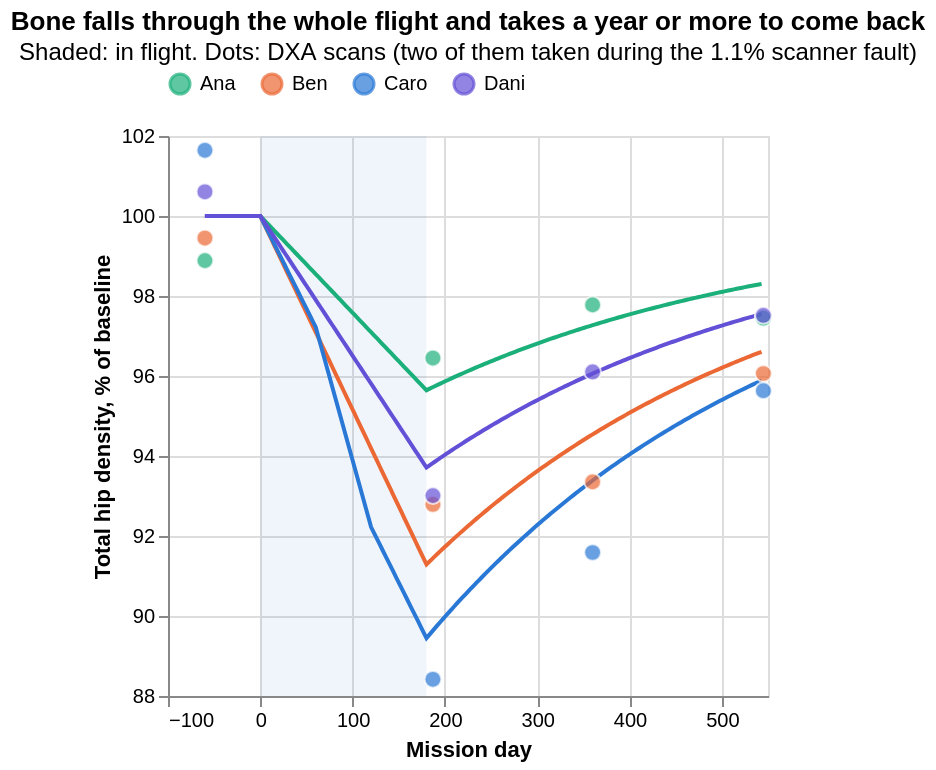

This figure's notebook cell:
### Code cell
hip_true = pd.DataFrame([{"crew_id": c.id, "day": d, "pct": 100 + c.change("hip_bmd", d)}
                         for c in mission.crew for d in np.arange(-60, 546, 3.0)])
hip["pct"] = 100 * hip.value / hip.groupby("crew_id").true_value.transform("first")
l = alt.Chart(hip_true).mark_line(strokeWidth=2).encode(
    x=alt.X("day:Q", title="Mission day"), y=alt.Y("pct:Q", title="Total hip density, % of baseline", scale=alt.Scale(zero=False)),
    color=alt.Color("crew_id:N", scale=CREW, title=None, legend=alt.Legend(orient="top")))
p = alt.Chart(hip).mark_circle(size=70, stroke=SURFACE, strokeWidth=1).encode(
    x="mission_day:Q", y="pct:Q", color=alt.Color("crew_id:N", scale=CREW),
    tooltip=["crew_id", "day_label", "value", alt.Tooltip("true_value:Q", format=".3f"), "faults"])
flight = alt.Chart(pd.DataFrame({"a": [0], "b": [180]})).mark_rect(opacity=0.07, color=BLUE).encode(x="a:Q", x2="b:Q")
(flight + l + p).properties(width="container", height=280,
    title=alt.Title("Bone falls through the whole flight and takes a year or more to come back",
                    subtitle="Shaded: in flight. Dots: DXA scans (two of them taken during the 1.1% scanner fault)"))

### Figure 1 — Vega-Lite specification as saved in the notebook (floating-point values rounded to 4 significant figures; data arrays with more than 128 entries replaced by an {"elided": "..."} marker saying what was removed)
{"$schema": "https://vega.github.io/schema/vega-lite/v5.20.1.json", "config": {"view": {"continuousHeight": 300, "continuousWidth": 300}}, "datasets": {"data-337d95aae1d4b17d83480c37791318c9": [{"a": 0, "b": 180}], "data-5a979488efeeb95c32cc06d102f67ccb": {"elided": "808 records"}, "data-e78db913d2e4eba427d8a05c979719d4": [{"adherence": 1.0, "crew_id": "Ana", "day_label": "L-60", "device": "DXA scanner (Hologic Discovery-type)", "events": "", "extrapolated": false, "faults": "", "gravity_g": 1.0, "instrument": "dxa", "label": "Total hip bone density", "measure": "hip_bmd", "mission_day": -60.0, "model_version": "0.1.0", "muscle_keys": "", "pct": 98.88, "phase": "preflight", "quality": "ok", "region": "Hip", "responder": "z=0", "side": null, "synthetic": true, "timestamp": "2026-12-31T12:00:00Z", "true_change_pct": 0.0, "true_value": 0.9031, "unit": "g/cm²", "value": 0.893}, {"adherence": 0.0, "crew_id": "Ben", "day_label": "L-60", "device": "DXA scanner (Hologic Discovery-type)", "events": "", "extrapolated": false, "faults": "", "gravity_g": 1.0, "instrument": "dxa", "label": "Total hip bone density", "measure": "hip_bmd", "mission_day": -60.0, "model_version": "0.1.0", "muscle_keys": "", "pct": 99.45, "phase": "preflight", "quality": "ok", "region": "Hip", "responder": "z=0", "side": null, "synthetic": true, "timestamp": "2026-12-31T12:00:00Z", "true_change_pct": 0.0, "true_value": 0.8859, "unit": "g/cm²", "value": 0.881}, {"adherence": 1.0, "crew_id": "Caro", "day_label": "L-60", "device": "DXA scanner (Hologic Discovery-type)", "events": "", "extrapolated": false, "faults": "", "gravity_g": 1.0, "instrument": "dxa", "label": "Total hip bone density", "measure": "hip_bmd", "mission_day": -60.0, "model_version": "0.1.0", "muscle_keys": "", "pct": 101.6, "phase": "preflight", "quality": "ok", "region": "Hip", "responder": "typical", "side": null, "synthetic": true, "timestamp": "2026-12-31T12:00:00Z", "true_change_pct": 0.0, "true_value": 0.915, "unit": "g/cm²", "value": 0.93}, {"adherence": 1.0, "crew_id": "Dani", "day_label": "L-60", "device": "DXA scanner (Hologic Discovery-type)", "events": "", "extrapolated": false, "faults": "", "gravity_g": 1.0, "instrument": "dxa", "label": "Total hip bone density", "measure": "hip_bmd", "mission_day": -60.0, "model_version": "0.1.0", "muscle_keys": "", "pct": 100.6, "phase": "preflight", "quality": "ok", "region": "Hip", "responder": "fast", "side": null, "synthetic": true, "timestamp": "2026-12-31T12:00:00Z", "true_change_pct": 0.0, "true_value": 1.132, "unit": "g/cm²", "value": 1.139}, {"adherence": 1.0, "crew_id": "Ana", "day_label": "R+7", "device": "DXA scanner (Hologic Discovery-type)", "events": "", "extrapolated": true, "faults": "", "gravity_g": 1.0, "instrument": "dxa", "label": "Total hip bone density", "measure": "hip_bmd", "mission_day": 187.0, "model_version": "0.1.0", "muscle_keys": "", "pct": 96.45, "phase": "postflight", "quality": "ok", "region": "Hip", "responder": "z=0", "side": null, "synthetic": true, "timestamp": "2027-09-04T12:00:00Z", "true_change_pct": -4.278, "true_value": 0.8644, "unit": "g/cm²", "value": 0.871}, {"adherence": 0.0, "crew_id": "Ben", "day_label": "R+7", "device": "DXA scanner (Hologic Discovery-type)", "events": "", "extrapolated": true, "faults": "", "gravity_g": 1.0, "instrument": "dxa", "label": "Total hip bone density", "measure": "hip_bmd", "mission_day": 187.0, "model_version": "0.1.0", "muscle_keys": "", "pct": 92.79, "phase": "postflight", "quality": "ok", "region": "Hip", "responder": "z=0", "side": null, "synthetic": true, "timestamp": "2027-09-04T12:00:00Z", "true_change_pct": -8.555, "true_value": 0.8101, "unit": "g/cm²", "value": 0.822}, {"adherence": 1.0, "crew_id": "Caro", "day_label": "R+7", "device": "DXA scanner (Hologic Discovery-type)", "events": "", "extrapolated": true, "faults": "", "gravity_g": 1.0, "instrument": "dxa", "label": "Total hip bone density", "measure": "hip_bmd", "mission_day": 187.0, "model_version": "0.1.0", "muscle_keys": "", "pct": 88.42, "phase": "postflight", "quality": "ok", "region": "Hip", "responder": "typical", "side": null, "synthetic": true, "timestamp": "2027-09-04T12:00:00Z", "true_change_pct": -10.36, "true_value": 0.8202, "unit": "g/cm²", "value": 0.809}, {"adherence": 1.0, "crew_id": "Dani", "day_label": "R+7", "device": "DXA scanner (Hologic Discovery-type)", "events": "", "extrapolated": true, "faults": "", "gravity_g": 1.0, "instrument": "dxa", "label": "Total hip bone density", "measure": "hip_bmd", "mission_day": 187.0, "model_version": "0.1.0", "muscle_keys": "", "pct": 93.01, "phase": "postflight", "quality": "ok", "region": "Hip", "responder": "fast", "side": null, "synthetic": true, "timestamp": "2027-09-04T12:00:00Z", "true_change_pct": -6.175, "true_value": 1.062, "unit": "g/cm²", "value": 1.053}, {"adherence": 1.0, "crew_id": "Ana", "day_label": "R+180", "device": "DXA scanner (Hologic Discovery-type)", "events": "", "extrapolated": true, "faults": "offset -1.1%", "gravity_g": 1.0, "instrument": "dxa", "label": "Total hip bone density", "measure": "hip_bmd", "mission_day": 360.0, "model_version": "0.1.0", "muscle_keys": "", "pct": 97.78, "phase": "postflight", "quality": "ok", "region": "Hip", "responder": "z=0", "side": null, "synthetic": true, "timestamp": "2028-02-24T12:00:00Z", "true_change_pct": -2.73, "true_value": 0.8784, "unit": "g/cm²", "value": 0.883}, {"adherence": 0.0, "crew_id": "Ben", "day_label": "R+180", "device": "DXA scanner (Hologic Discovery-type)", "events": "", "extrapolated": true, "faults": "offset -1.1%", "gravity_g": 1.0, "instrument": "dxa", "label": "Total hip bone density", "measure": "hip_bmd", "mission_day": 360.0, "model_version": "0.1.0", "muscle_keys": "", "pct": 93.35, "phase": "postflight", "quality": "ok", "region": "Hip", "responder": "z=0", "side": null, "synthetic": true, "timestamp": "2028-02-24T12:00:00Z", "true_change_pct": -5.459, "true_value": 0.8375, "unit": "g/cm²", "value": 0.827}, {"adherence": 1.0, "crew_id": "Caro", "day_label": "R+180", "device": "DXA scanner (Hologic Discovery-type)", "events": "", "extrapolated": true, "faults": "offset -1.1%", "gravity_g": 1.0, "instrument": "dxa", "label": "Total hip bone density", "measure": "hip_bmd", "mission_day": 360.0, "model_version": "0.1.0", "muscle_keys": "", "pct": 91.59, "phase": "postflight", "quality": "ok", "region": "Hip", "responder": "typical", "side": null, "synthetic": true, "timestamp": "2028-02-24T12:00:00Z", "true_change_pct": -6.613, "true_value": 0.8545, "unit": "g/cm²", "value": 0.838}, {"adherence": 1.0, "crew_id": "Dani", "day_label": "R+180", "device": "DXA scanner (Hologic Discovery-type)", "events": "", "extrapolated": true, "faults": "offset -1.1%", "gravity_g": 1.0, "instrument": "dxa", "label": "Total hip bone density", "measure": "hip_bmd", "mission_day": 360.0, "model_version": "0.1.0", "muscle_keys": "", "pct": 96.1, "phase": "postflight", "quality": "ok", "region": "Hip", "responder": "fast", "side": null, "synthetic": true, "timestamp": "2028-02-24T12:00:00Z", "true_change_pct": -3.941, "true_value": 1.088, "unit": "g/cm²", "value": 1.088}, {"adherence": 1.0, "crew_id": "Ana", "day_label": "R+365", "device": "DXA scanner (Hologic Discovery-type)", "events": "", "extrapolated": true, "faults": "", "gravity_g": 1.0, "instrument": "dxa", "label": "Total hip bone density", "measure": "hip_bmd", "mission_day": 545.0, "model_version": "0.1.0", "muscle_keys": "", "pct": 97.45, "phase": "postflight", "quality": "ok", "region": "Hip", "responder": "z=0", "side": null, "synthetic": true, "timestamp": "2028-08-27T12:00:00Z", "true_change_pct": -1.688, "true_value": 0.8878, "unit": "g/cm²", "value": 0.88}, {"adherence": 0.0, "crew_id": "Ben", "day_label": "R+365", "device": "DXA scanner (Hologic Discovery-type)", "events": "", "extrapolated": true, "faults": "", "gravity_g": 1.0, "instrument": "dxa", "label": "Total hip bone density", "measure": "hip_bmd", "mission_day": 545.0, "model_version": "0.1.0", "muscle_keys": "", "pct": 96.06, "phase": "postflight", "quality": "ok", "region": "Hip", "responder": "z=0", "side": null, "synthetic": true, "timestamp": "2028-08-27T12:00:00Z", "true_change_pct": -3.377, "true_value": 0.856, "unit": "g/cm²", "value": 0.851}, {"adherence": 1.0, "crew_id": "Caro", "day_label": "R+365", "device": "DXA scanner (Hologic Discovery-type)", "events": "", "extrapolated": true, "faults": "", "gravity_g": 1.0, "instrument": "dxa", "label": "Total hip bone density", "measure": "hip_bmd", "mission_day": 545.0, "model_version": "0.1.0", "muscle_keys": "", "pct": 95.63, "phase": "postflight", "quality": "ok", "region": "Hip", "responder": "typical", "side": null, "synthetic": true, "timestamp": "2028-08-27T12:00:00Z", "true_change_pct": -4.09, "true_value": 0.8775, "unit": "g/cm²", "value": 0.875}, {"adherence": 1.0, "crew_id": "Dani", "day_label": "R+365", "device": "DXA scanner (Hologic Discovery-type)", "events": "", "extrapolated": true, "faults": "", "gravity_g": 1.0, "instrument": "dxa", "label": "Total hip bone density", "measure": "hip_bmd", "mission_day": 545.0, "model_version": "0.1.0", "muscle_keys": "", "pct": 97.51, "phase": "postflight", "quality": "ok", "region": "Hip", "responder": "fast", "side": null, "synthetic": true, "timestamp": "2028-08-27T12:00:00Z", "true_change_pct": -2.437, "true_value": 1.105, "unit": "g/cm²", "value": 1.104}]}, "height": 280, "layer": [{"data": {"name": "data-337d95aae1d4b17d83480c37791318c9"}, "encoding": {"x": {"field": "a", "type": "quantitative"}, "x2": {"field": "b"}}, "mark": {"color": "#2a78d6", "opacity": 0.07, "type": "rect"}}, {"data": {"name": "data-5a979488efeeb95c32cc06d102f67ccb"}, "encoding": {"color": {"field": "crew_id", "legend": {"orient": "top"}, "scale": {"domain": ["Ana", "Ben", "Caro", "Dani"], "range": ["#1baf7a", "#eb6834", "#2a78d6", "#6250d6"]}, "title": null, "type": "nominal"}, "x": {"field": "day", "title": "Mission day", "type": "quantitative"}, "y": {"field": "pct", "scale": {"zero": false}, "title": "Total hip density, % of baseline", "type": "quantitative"}}, "mark": {"strokeWidth": 2, "type": "line"}}, {"data": {"name": "data-e78db913d2e4eba427d8a05c979719d4"}, "encoding": {"color": {"field": "crew_id", "scale": {"domain": ["Ana", "Ben", "Caro", "Dani"], "range": ["#1baf7a", "#eb6834", "#2a78d6", "#6250d6"]}, "type": "nominal"}, "tooltip": [{"field": "crew_id", "type": "nominal"}, {"field": "day_label", "type": "nominal"}, {"field": "value", "type": "quantitative"}, {"field": "true_value", "format": ".3f", "type": "quantitative"}, {"field": "faults", "type": "nominal"}], "x": {"field": "mission_day", "type": "quantitative"}, "y": {"field": "pct", "type": "quantitative"}}, "mark": {"size": 70, "stroke": "#ffffff", "strokeWidth": 1, "type": "circle"}}], "title": {"subtitle": "Shaded: in flight. Dots: DXA scans (two of them taken during the 1.1% scanner fault)", "text": "Bone falls through the whole flight and takes a year or more to come back"}, "width": "container"}
